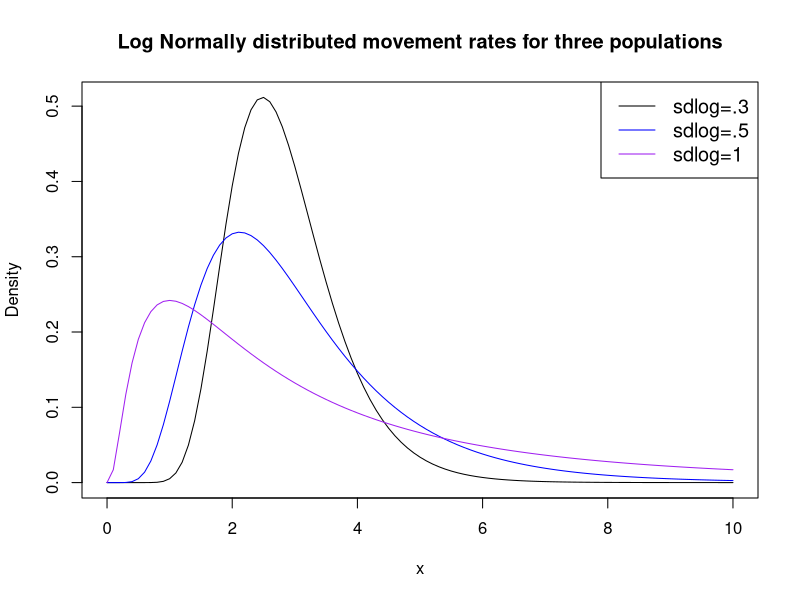
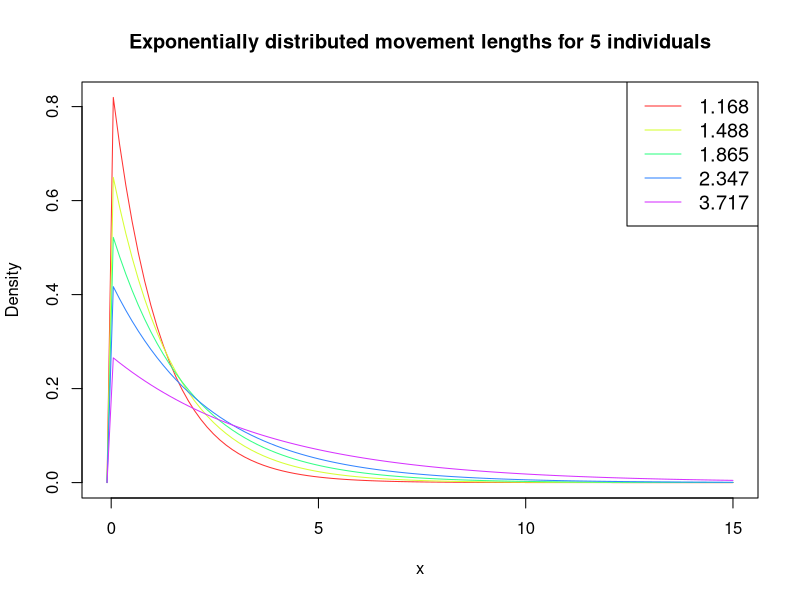
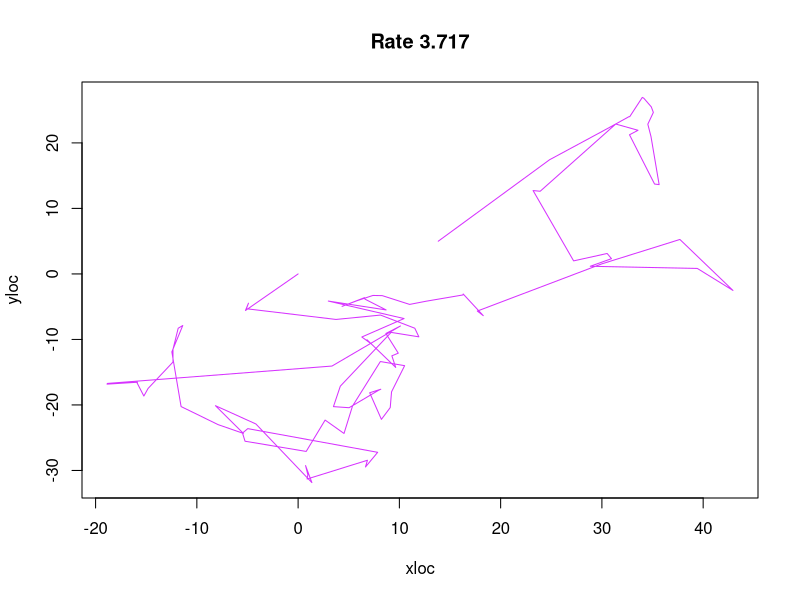
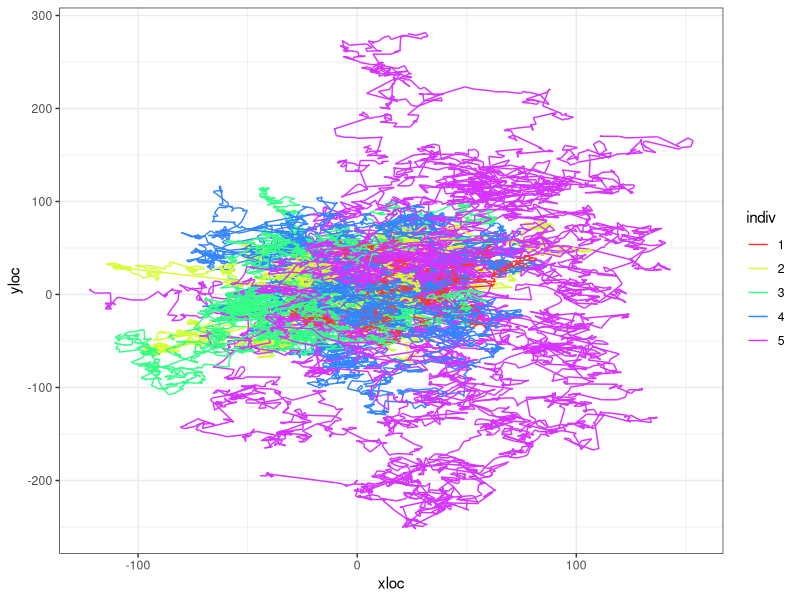
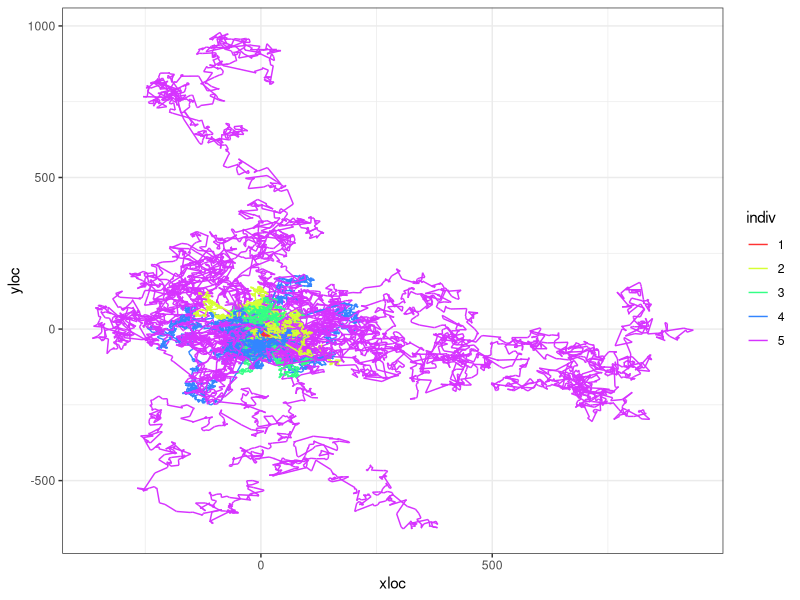
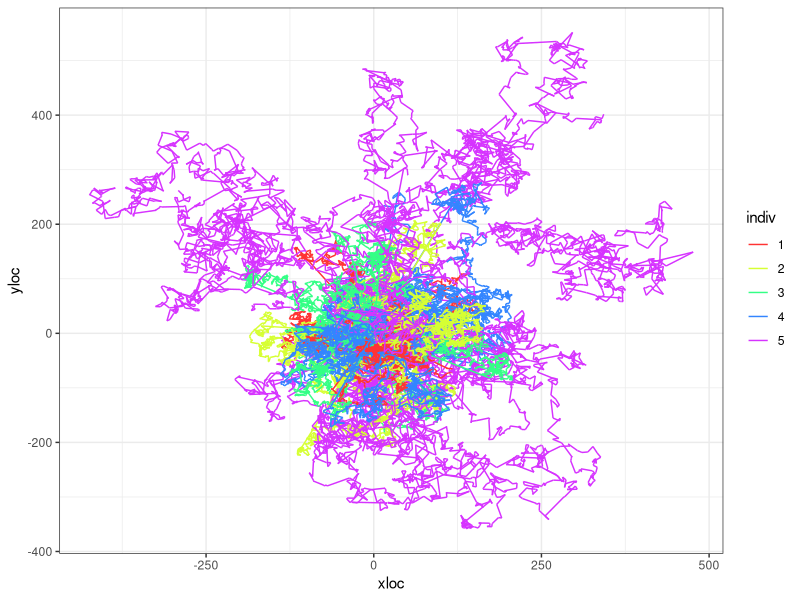
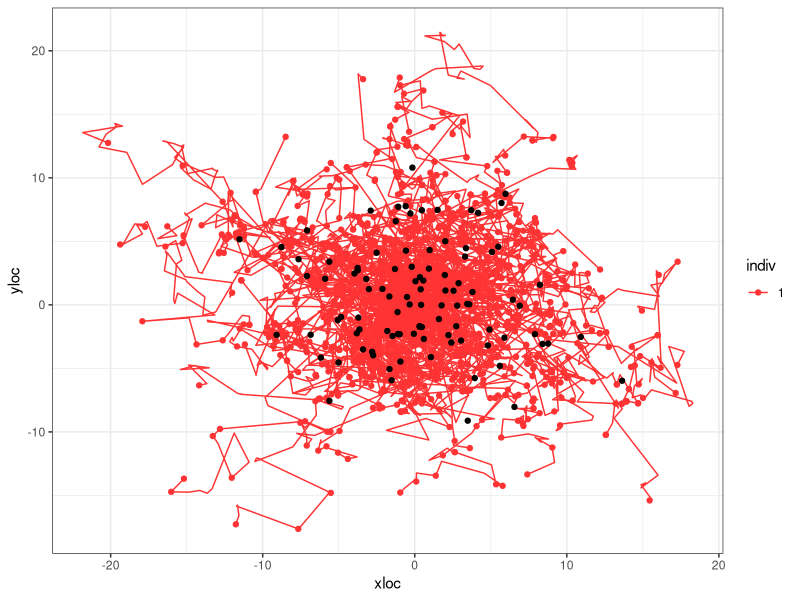
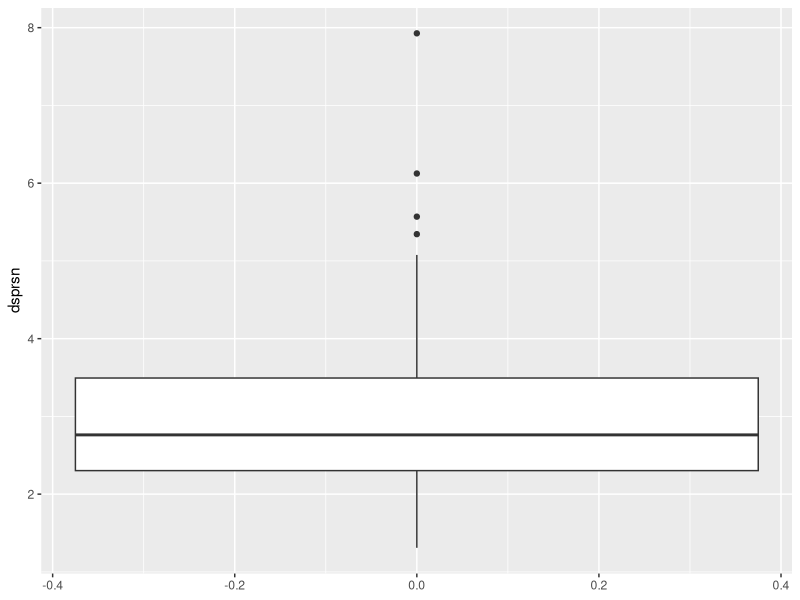

Source code (R) for these figures, in order:
## ---- chunk 1
knitr::opts_chunk$set(echo = TRUE)
## ---- chunk 2
library(dplyr)
library(tidyr)
library(ggplot2)
## ---- chunk 3
mycols <- c("black", "blue", "purple")
#create density plots
curve(dlnorm(x, meanlog=1, sdlog=.3), from=0, to=10, col=mycols[1],
      main = 'Log Normally distributed movement rates for three populations', #add title
      ylab = 'Density', #change y-axis label
      )
curve(dlnorm(x, meanlog=1, sdlog=.5), from=0, to=10, col=mycols[2], add=TRUE)
curve(dlnorm(x, meanlog=1, sdlog=1), from=0, to=10, col=mycols[3], add=TRUE)

#add legend
legend("topright", legend=c("sdlog=.3", "sdlog=.5", "sdlog=1"),
       col=mycols, lty=1, cex=1.2)
## ---- chunk 4
m_1 <- sort(round(rlnorm(5, meanlog = 1, sdlog = 0.3),3))
m_2 <- sort(round(rlnorm(5, meanlog = 1, sdlog = 0.5),3))
m_3 <- sort(round(rlnorm(5, meanlog = 1, sdlog = 1),3))
## ---- chunk 5

mycols <- rainbow(5, s=0.8)

range <- c(-0.1,15)
#create density plots
curve(dexp(x, 1/m_1[1]), #notice rate for exponential is 1/movement rate.
      from=range[1], to=range[2], 
      col=mycols[1],
      main = 'Exponentially distributed movement lengths for 5 individuals', #add title
      ylab = 'Density', #change y-axis label
      )
for(i in 2:5){
  curve(dexp(x, 1/m_1[i]), 
        from=range[1], to=range[2],
        col=mycols[i], add=TRUE)
}

#add legend
legend("topright", legend= m_1,
       col=mycols, lty=1, cex=1.2)
## ---- chunk 6
t <- 100 # Number of time steps
individual <- 5

tru.rate <- m_1[individual] # In case I want to do scale 1/rate
movedist <- rexp(t, rate = 1/tru.rate)
angle <- runif(t, min = 0, max = 360)
distx <- movedist*cos(angle)
xloc <- c(0, cumsum(distx))
disty <- movedist*sin(angle)
yloc <- c(0, cumsum(disty))
animalTraj <- data.frame(time = 0:t, xloc = xloc, yloc = yloc)

plot(x = xloc, y = yloc, col = mycols[individual], type = "l", main = paste("Rate", tru.rate))

## ---- chunk 7
sim_movement <- function(prm, t = 1000, plot.it = TRUE, return.data.frame = FALSE){
  tru.rate <- round(prm, 3)
  movedist <- rexp(t, rate = 1/tru.rate)
  angle <- runif(t, min = 0, max = 360)
  distx <- movedist*cos(angle)
  xloc <- c(0, cumsum(distx))
  disty <- movedist*sin(angle)
  yloc <- c(0, cumsum(disty))
  animalTraj <- data.frame(time = 0:t, xloc = xloc, yloc = yloc)
  if(plot.it == TRUE){
    plot(x = xloc, y = yloc, type = "l", main = paste("Rate=",tru.rate))
  }
  if(return.data.frame == TRUE){
    return(animalTraj)
  }
}
## ---- chunk 8

df <- NULL

for(j in 1:individual){
  for(k in 1:10){
  a <- sim_movement(m_1[j], plot.it = FALSE, return.data.frame = TRUE) %>% 
    mutate(indiv = as.factor(j),
           run = paste("r_", k))
  df <- rbind.data.frame(df, a)
}
}
  

df %>% 
  ggplot(., aes(x = xloc, y=yloc, group = run, color = indiv)) +
  geom_path() +
  scale_color_manual(values = mycols) +
  theme_bw()
## ---- chunk 9

df <- NULL

for(j in 1:individual){
  for(k in 1:10){
  a <- sim_movement(m_2[j], plot.it = FALSE, return.data.frame = TRUE) %>% 
    mutate(indiv = as.factor(j),
           run = paste("r_", k))
  df <- rbind.data.frame(df, a)
}
}
  

df %>% 
  ggplot(., aes(x = xloc, y=yloc, group = run, color = indiv)) +
  geom_path() +
  scale_color_manual(values = mycols) +
  theme_bw()
## ---- chunk 10

df <- NULL

for(j in 1:individual){
  for(k in 1:10){
  a <- sim_movement(m_3[j], plot.it = FALSE, return.data.frame = TRUE) %>% 
    mutate(indiv = as.factor(j),
           run = paste("r_", k))
  df <- rbind.data.frame(df, a)
}
}
  

df %>% 
  ggplot(., aes(x = xloc, y=yloc, group = run, color = indiv)) +
  geom_path() +
  scale_color_manual(values = mycols) +
  theme_bw()
## ---- chunk 11
sim_seeds <- function(nseeds = 20, m.prms = NULL,...){
  grt <- round(rgamma(nseeds, shape = 4, scale = 5))
  t.grt <- max(grt)

  df <- sim_movement(m.prms, t = t.grt, plot.it = FALSE, return.data.frame = TRUE)

  df %>% 
    left_join(., data.frame(s.id = 1:nseeds, time = grt)) %>% 
    mutate(disp = sqrt(xloc^2+yloc^2)) -> df
  
  return(df)
}

summ_seeds <- function(df = NULL){
  df %>% 
  drop_na(s.id) %>% 
  mutate(xi = (mean(xloc)-xloc)^2,
         yi = (mean(yloc)-yloc)^2) %>% 
  summarise(x = mean(xloc),
            y = mean(yloc),
            av.disp = mean(disp),
            se.disp = sd(disp)/sqrt(n()),
            dsprsn = sum(sqrt(xi+yi))/n()) -> s.df
  return(s.df)
}

# a <- sim_seeds(m.prms = m_1[1])
# summ_seeds(a)
## ---- chunk 12
nruns <- 100

df <- NULL
summ.df <- NULL

for(j in 1:1){
  for(k in 1:nruns){
    a <- sim_seeds(m.prms = m_1[j]) %>% 
      mutate(indiv = as.factor(j),
             run = factor(paste0("r_", k), levels = paste0("r_", 1:nruns)))
    
    b <- summ_seeds(a) %>% 
      mutate(indiv = as.factor(j),
             run = factor(paste0("r_", k), levels = paste0("r_", 1:nruns)))
    
    df <- rbind.data.frame(df, a) 
    summ.df <- rbind.data.frame(summ.df, b) 
}
}
  

df %>% 
  ggplot(., aes(x = xloc, y=yloc, 
                group = run,
                color = indiv)) +
  # facet_wrap(~run) +
  geom_path() +
  scale_color_manual(values = mycols) +
  geom_point(data = df %>% drop_na(s.id), 
             aes(x = xloc, y = yloc)) +
  geom_point(data = summ.df, aes(x = x, y=y), color = "black") +
  theme_bw() 

summ.df %>% 
  ggplot(., aes(y = dsprsn)) +
  geom_boxplot()

summ.df %>% 
  ggplot(., aes(x = av.disp)) +
  geom_density(color = "blue") + # for the average dispersal per run
  geom_density(data = df %>% drop_na(s.id),
                 aes(x = disp)) + # for every seed
  theme_bw()
## ---- chunk 13
# s.df <- df %>% drop_na(s.id)

s.df <- df %>% drop_na(s.id) %>% 
  sample_n(., 50)
  
library(fitdistrplus)

g <- fitdist(s.df$disp, distr = "weibull")
summary(g)
plot(g)

# library(MASS)
# fitdistr(s.df$disp, densfun = "weibull")
